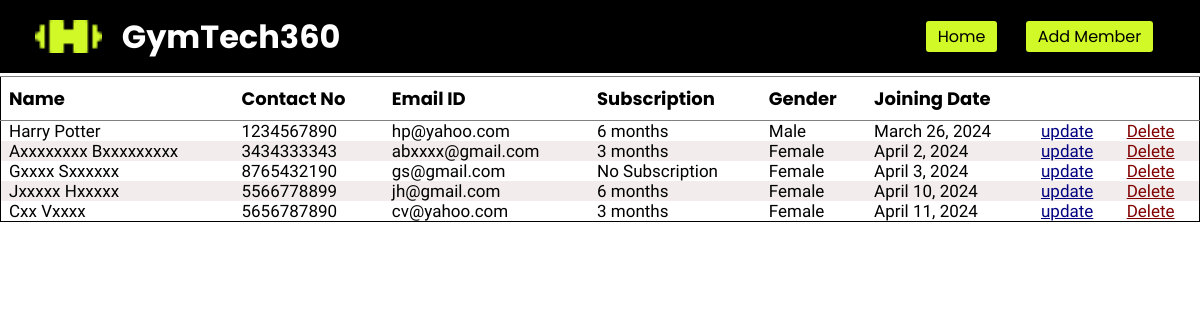
Screenshot of /view/ with the database file from the repository.
### gymapp/models.py (models this page shows, shortened)
class Item(models.Model):
    fname=models.CharField(max_length=100)
    lname=models.CharField(max_length=100)
    phone=models.CharField(max_length=10)
    email=models.EmailField(max_length=254)
    subscription=models.CharField(max_length=30, choices=(('No Subscription', 'No Subscription'), ('3 months', '3 months'), ('6 months', '6 months'), ('9 months', '9 months'), ('1 Year', '1 Year')))
    date=models.DateField(max_length=8)
    gender = models.CharField(max_length=10, choices=(('Male', 'Male'), ('Female', 'Female')))

### gymapp/views.py (the view)
# urls.py: path('view/',views.view,name='view'),
def view(request):
    formdetails=Item.objects.all()
    return render(request,'viewfile.html',{"items":formdetails})

### gymapp/templates/viewfile.html (shortened to what this page needs)
{% load static %}
<!DOCTYPE html>
<html lang="en">
<head>
    <link rel="stylesheet" href="{% static 'css/index.css' %}" />
</head>
<body id="viewbody">
    <header>
        <div class="gridlayout">
            <div class="headercontent">
                <div class="gymname">
                    <img src="{% static 'images/gymlogo.png' %}" alt="..">
                    <h1>GymTech360</h1>
                </div>
                <div class="viewpageheaderlinks">
                    <a href='\'><button class="backbtn">Home</button></a>
                    <a href='\create'><button class="backbtn">Add Member</button></a>
                </div>
               </div>
        </div>
    </header>
    <main>
        <section id="tablesection">
            <table class="sortable">
                <thead>
                    <tr>
                        <th>Name</th>
                        <th>Contact No</th>
                        <th>Email ID</th>
                        <th>Subscription</th>
                        <th>Gender</th>
                        <th>Joining Date</th>
                    </tr>
                </thead>
                {% for item in items %}
                <tr>
                    <td>{{ item.fname }} {{ item.lname }}</td>
                    <td>{{ item.phone }}</td>
                    <td>{{ item.email }}</td>
                    <td>{{ item.subscription }}</td>
                    <td>{{ item.gender }}</td>
                    <td>{{ item.date }}</td>
                    <td><a href="{% url 'update' item.id %}" class="updatelink">update</a></td>
                    <td><a href="{% url 'delete' item.id %}" class="deletelink">Delete</a></td>
                </tr>
                {% endfor %}
            </table>
        </section>
    </main>
</body>
</html>

### gymapp/static/css/index.css (style rules this page uses)
* { margin: 0; padding: 0; box-sizing: border-box; }
.gridlayout { width: 95%; margin: auto; }
.gymname { display: flex; gap: 20px; align-items: center; }
.gymname img { width: 67px; }
header { background-color: black; position: fixed; top: 0; width: 100%; padding: 5px; }
.headerlinks button,.herocontent button,footer button,.logindiv button,.backbtn,.signupdiv button { font-size: 20px; padding: 3px 12px; border: none; border-radius: 3px; background-color: #D1F928; font-family: "Poppins", sans-serif }
.headercontent { display: flex; align-items: center; justify-content: space-between; font-family: "Poppins", sans-serif; color: white; padding: 4px 0px; }
.backbtn { font-size: 16px !important; margin: 12px; }
table { border-collapse: collapse; width: 100%; border: 1px solid black; }
thead { border-bottom: 1px solid gray; border-top: 1px solid gray; }
th { text-align: left; padding: 8px; font-family: "Poppins", sans-serif; font-size: 18px; }
td { font-family: "Sumana", serif; font-size: 17px; text-align: left; padding: 0px 8px; }
tr:nth-child(even) { background-color: #f2ecec; }
#tablesection { margin-top: 76px; }
.updatelink { color: #000080; }
.deletelink { color: #800000; }

### rows the page displays
Item: fname "Harry", lname "Potter", phone "1234567890", email "hp@yahoo.com", subscription "6 months", gender "Male", date "March 26, 2024"
Item: fname "Axxxxxxxx", lname "Bxxxxxxxxx", phone "3434333343", email "abxxxx@gmail.com", subscription "3 months", gender "Female", date "April 2, 2024"
Item: fname "Gxxxx", lname "Sxxxxxx", phone "8765432190", email "gs@gmail.com", subscription "No Subscription", gender "Female", date "April 3, 2024"
Item: fname "Jxxxxx", lname "Hxxxxx", phone "5566778899", email "jh@gmail.com", subscription "6 months", gender "Female", date "April 10, 2024"
Item: fname "Cxx", lname "Vxxxx", phone "5656787890", email "cv@yahoo.com", subscription "3 months", gender "Female", date "April 11, 2024"
